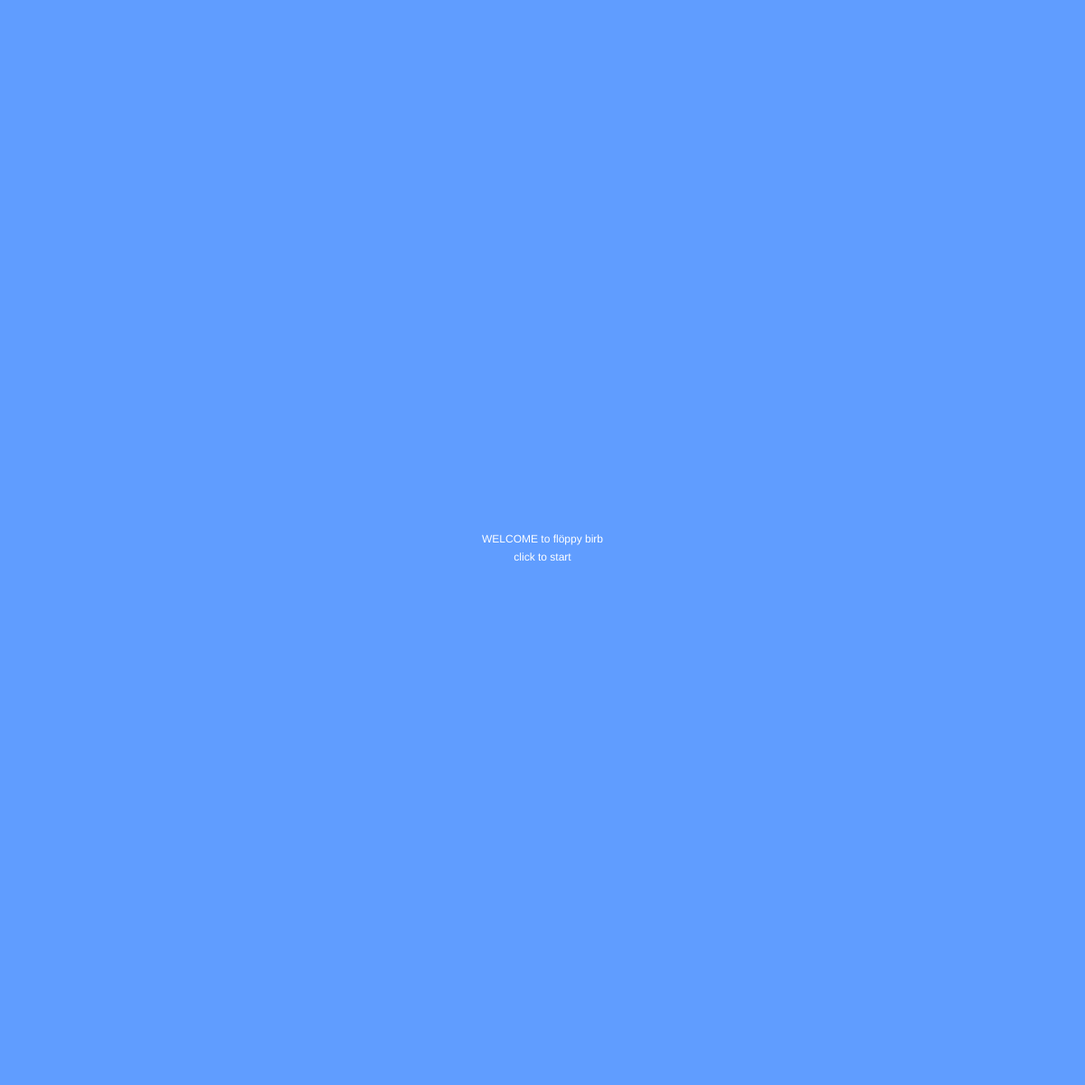
Frame 1 (no input)
Frame 60 (no input): identical to frame 1, image omitted
Frame 120 (the mouse pressed at the canvas centre since frame 60): identical to frame 1, image omitted

The p5.js sketch that drew this single still picture (run headless with seeded random() and noise() and a simulated clock; from frame 60 on, the mouse is pressed at the canvas centre):

// p5.js sketch
// ── sketch.js
var bird;
var pipes = [];

function setup() {
  createCanvas(1200, 1200);
  bird = new bird();
  pipes.push(new Pipe());
}

function draw() {
  if (screen == 0) {
    startScreen()
  } else if (screen == 1) {
    game()
  } else if (screen == 2) {
    endScreen()
  }
}

function game() {
  background(0);

  for (var i = pipes.length - 1; i >= 0; i--) {
    pipes[i].show();
    pipes[i].update();

    if (pipes[i].hits(bird)) {
      console.log("HIT");
      screen = 2;
    }

    if (pipes[i].offscreen()) {
      pipes.splice(i, 1);
    }
  }

  bird.update();
  bird.show();

  if (frameCount % 75 == 0) {
    pipes.push(new Pipe());
  }
}

function keyPressed() {
  if (key == ' ') {
    bird.up();
    //console.log("SPACE");
  }
}

function mouseClicked() {
  screen = 1; 
}

function bird() {
  this.y = height / 2;
  this.x = 64;

  this.gravity = 0.7;
  this.lift = -12;
  this.velocity = 0;

  this.show = function () {
    fill(255);
    ellipse(this.x, this.y, 32, 32);
  }

  this.up = function () {
    this.velocity += this.lift;
  }

  this.update = function () {
    this.velocity += this.gravity;
    // this.velocity *= 0.9;
    this.y += this.velocity;

    if (this.y > height) {
      this.y = height;
      this.velocity = 0;
    }

    if (this.y < 0) {
      this.y = 0;
      this.velocity = 0;
    }

  }

}


// ── bird.js
function Bird() {
  this.y = height/2;
  this.x = 64;

  this.gravity = 0.7;
  this.lift = -12;
  this.velocity = 0;

  this.show = function() {
    fill(255);
    ellipse(this.x, this.y, 32, 32);
  }

  this.up = function() {
    this.velocity += this.lift;
  }

  this.update = function() {
    this.velocity += this.gravity;
    // this.velocity *= 0.9;
    this.y += this.velocity;

    if (this.y > height) {
      this.y = height;
      this.velocity = 0;
    }

    if (this.y < 32) {
      this.y = 32;
      this.velocity = 0;
    }

  }

}

// ── pipe.js
function Pipe() {
  this.spacing = 175;
  this.top = random(height / 6, 3 / 4 * height);
  this.bottom = height - (this.top + this.spacing);
  this.x = width;
  this.w = 80;
  this.speed = 6;

  this.highlight = false;

  this.hits = function(bird) {
    if (bird.y < this.top || bird.y > height - this.bottom) {
      if (bird.x > this.x && bird.x < this.x + this.w) {
        this.highlight = true;
        return true;
      }
    }
    this.highlight = false;
    return false;
  }

  this.show = function() {
    fill(220, 116, 216);
    if (this.highlight) {
      fill(255, 0, 0);
    }
    rect(this.x, 0, this.w, this.top);
    rect(this.x, height - this.bottom, this.w, this.bottom);
  }
  

  this.update = function() {
    this.x -= this.speed;
  }

  this.offscreen = function() {
    if (this.x < -this.w) {
      return true;
    } else {
      return false;
    }
  }


}
// ── script.js
var screen = 0;
var y=-20;
var x=200;
var speed = 2;
var score= 0;


function startScreen(){
		background(96, 157, 255)
		fill(255)
		textAlign(CENTER);
		text('WELCOME to flöppy birb', width / 2, height / 2)
		text('click to start', width / 2, height / 2 + 20);
} 
